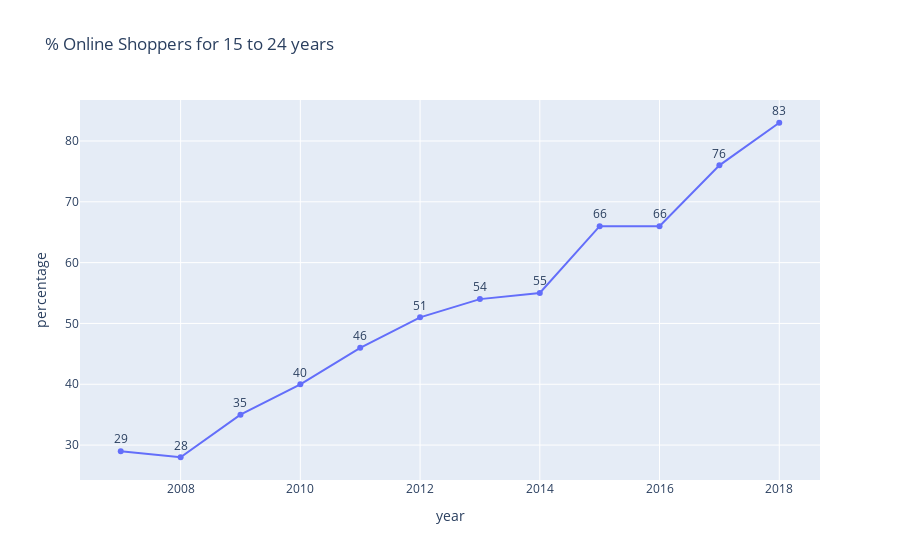
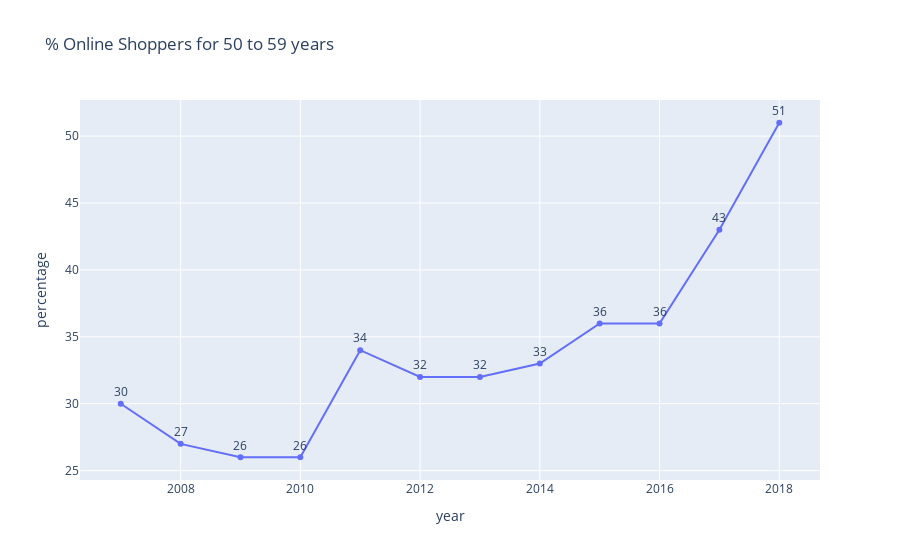

Write notebook code for charts like these, in order.
### Markdown cell above
Observations:
1. Age group with highest proportion of online shopeers are young working adults between 25-34 years. Most would probably be working and have the financial means to spend. 
2. Closely behind include 15-24 years and 35-49 years of age. 
   - Potential reason: 
     - Looking for between deals online for among youths who are still schooling as means to save and managing within their budget which can be difficult to do while in-store. 
     - Increase technology adoption and savviness among the middle age group. 
3. An uptick can be observed for the age group 50-59 years old from 2016 onwards where more turned towards online shopping. This could be an increased familiarity with the use of technology to aid with online shopping among these groups of individual.
4. Based on the data, the worrying trend those 60 and above where proportion of online shoppers is the least among all the age groups. It might be difficult for them to learn and use technology due to socioeconomic factors restricting access.

### Code cell
import ipywidgets as widgets
from IPython.display import display

age = widgets.Dropdown(options=sorted(list(df['age_group'].unique())), description='Age Group')

def plotchartbyagegroup(selection):
    tmp = df[df['age_group']==selection]
    fig = px.line(tmp, x='year', y='percentage', markers=True,
            title=f'% Online Shoppers for {selection}', text='percentage')
    fig.update_traces(textposition='top center')
    fig.show()

widgets.interact(plotchartbyagegroup, selection=age)

### Figure 1 — Plotly figure (JSON) as saved in the notebook; plotly's stock layout.template omitted (floating-point values rounded to 4 significant figures)
{"data": [{"hovertemplate": "year=%{x}<br>percentage=%{text}<extra></extra>", "legendgroup": "", "line": {"color": "#636efa", "dash": "solid"}, "marker": {"symbol": "circle"}, "mode": "lines+markers+text", "name": "", "orientation": "v", "showlegend": false, "text": [29, 28, 35, 40, 46, 51, 54, 55, 66, 66, 76, 83], "textposition": "top center", "type": "scatter", "x": [2007, 2008, 2009, 2010, 2011, 2012, 2013, 2014, 2015, 2016, 2017, 2018], "xaxis": "x", "y": [29, 28, 35, 40, 46, 51, 54, 55, 66, 66, 76, 83], "yaxis": "y"}], "layout": {"legend": {"tracegroupgap": 0}, "title": {"text": "% Online Shoppers for 15 to 24 years"}, "xaxis": {"anchor": "y", "domain": [0, 1], "title": {"text": "year"}}, "yaxis": {"anchor": "x", "domain": [0, 1], "title": {"text": "percentage"}}}}

### Figure 2 — Plotly figure (JSON) as saved in the notebook; plotly's stock layout.template omitted (floating-point values rounded to 4 significant figures)
{"data": [{"hovertemplate": "year=%{x}<br>percentage=%{text}<extra></extra>", "legendgroup": "", "line": {"color": "#636efa", "dash": "solid"}, "marker": {"symbol": "circle"}, "mode": "lines+markers+text", "name": "", "orientation": "v", "showlegend": false, "text": [30, 27, 26, 26, 34, 32, 32, 33, 36, 36, 43, 51], "textposition": "top center", "type": "scatter", "x": [2007, 2008, 2009, 2010, 2011, 2012, 2013, 2014, 2015, 2016, 2017, 2018], "xaxis": "x", "y": [30, 27, 26, 26, 34, 32, 32, 33, 36, 36, 43, 51], "yaxis": "y"}], "layout": {"legend": {"tracegroupgap": 0}, "title": {"text": "% Online Shoppers for 50 to 59 years"}, "xaxis": {"anchor": "y", "domain": [0, 1], "title": {"text": "year"}}, "yaxis": {"anchor": "x", "domain": [0, 1], "title": {"text": "percentage"}}}}
